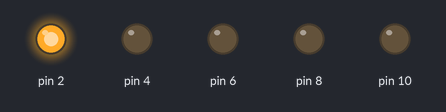
Bench run of a sketch on a simulated Arduino Uno, built with avr-gcc and run on an emulated ATmega328P. Shown: output pins drawn as LEDs (lit = HIGH).

Above: at 0.05 s.
At 0.45 s:
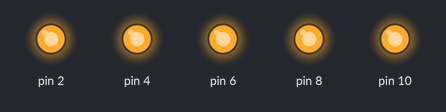
At 0.65 s:
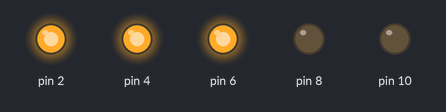
At 1.35 s:
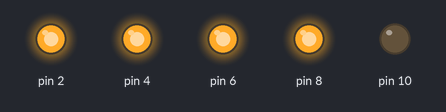
At 1.95 s:
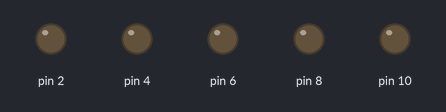
At 2.75 s:
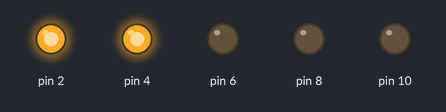
Timing chart, 0 to 3.0 s (numbered marks = the images above):
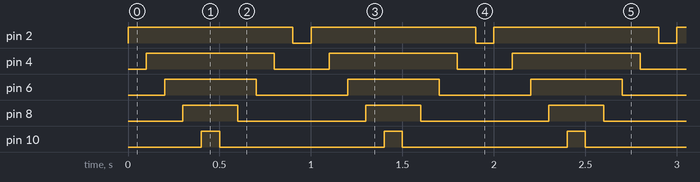

The sketch:

sketch_feb25a.ino
```cpp
void setup() {
  Serial.begin(9600);
  pinMode (2, OUTPUT);
  pinMode (4, OUTPUT);
  pinMode (6, OUTPUT);
  pinMode (8, OUTPUT);
  pinMode (10, OUTPUT);
}

void loop() {
  for(int i=0;i<5; i++){
    digitalWrite(2+2*i, LOW);

}
  for(int i=0; i<5; i++){
    digitalWrite(2+2*i, HIGH);
    delay (100);
  }
  for(int i=0; i<5; i++){
    digitalWrite(10-2*i, LOW);
    delay (100);
  }


  }
```

Measured:
- by itself, pin 2: alternates HIGH for 0.90 s and LOW for 0.10 s
- by itself, pin 4: alternates HIGH for 0.70 s and LOW for 0.30 s
- by itself, pin 6: alternates HIGH for 0.50 s and LOW for 0.50 s
- by itself, pin 8: alternates HIGH for 0.30 s and LOW for 0.70 s
- by itself, pin 10: alternates HIGH for 0.10 s and LOW for 0.90 s
